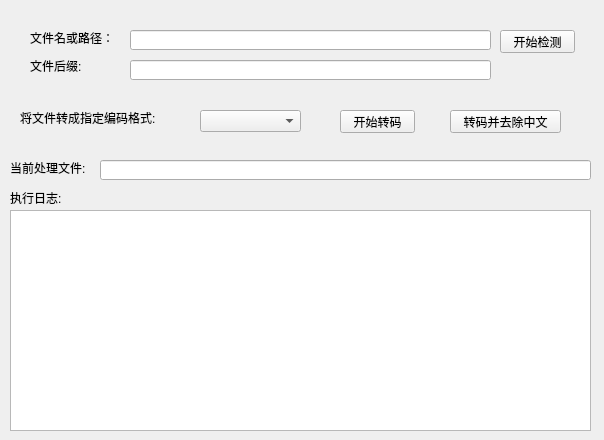
<?xml version="1.0" encoding="UTF-8"?>
<ui version="4.0">
 <class>file_encode_check</class>
 <widget class="QWidget" name="file_encode_check">
  <property name="geometry">
   <rect>
    <x>0</x>
    <y>0</y>
    <width>604</width>
    <height>440</height>
   </rect>
  </property>
  <property name="windowTitle">
   <string>Form</string>
  </property>
  <property name="styleSheet">
   <string notr="true"/>
  </property>
  <widget class="QLabel" name="label">
   <property name="geometry">
    <rect>
     <x>10</x>
     <y>190</y>
     <width>61</width>
     <height>16</height>
    </rect>
   </property>
   <property name="text">
    <string>执行日志:</string>
   </property>
  </widget>
  <widget class="QTextEdit" name="text_edit_result_log">
   <property name="geometry">
    <rect>
     <x>10</x>
     <y>210</y>
     <width>581</width>
     <height>221</height>
    </rect>
   </property>
  </widget>
  <widget class="QLabel" name="label_3">
   <property name="geometry">
    <rect>
     <x>10</x>
     <y>160</y>
     <width>91</width>
     <height>16</height>
    </rect>
   </property>
   <property name="text">
    <string>当前处理文件:</string>
   </property>
  </widget>
  <widget class="QLineEdit" name="line_edit_current_ctl">
   <property name="geometry">
    <rect>
     <x>100</x>
     <y>160</y>
     <width>491</width>
     <height>20</height>
    </rect>
   </property>
   <property name="readOnly">
    <bool>true</bool>
   </property>
  </widget>
  <widget class="QWidget" name="widget_check" native="true">
   <property name="geometry">
    <rect>
     <x>10</x>
     <y>20</y>
     <width>581</width>
     <height>71</height>
    </rect>
   </property>
   <property name="styleSheet">
    <string notr="true">QWidget [objectName=&quot;widget_check&quot;]  { border: 1px solid black; }</string>
   </property>
   <widget class="QPushButton" name="btn_start_check">
    <property name="geometry">
     <rect>
      <x>490</x>
      <y>10</y>
      <width>75</width>
      <height>23</height>
     </rect>
    </property>
    <property name="text">
     <string>开始检测</string>
    </property>
   </widget>
   <widget class="QLineEdit" name="line_edit_path">
    <property name="geometry">
     <rect>
      <x>120</x>
      <y>10</y>
      <width>361</width>
      <height>20</height>
     </rect>
    </property>
   </widget>
   <widget class="QLineEdit" name="line_edit_file_ext">
    <property name="geometry">
     <rect>
      <x>120</x>
      <y>40</y>
      <width>361</width>
      <height>20</height>
     </rect>
    </property>
   </widget>
   <widget class="QLabel" name="label_2">
    <property name="geometry">
     <rect>
      <x>20</x>
      <y>10</y>
      <width>91</width>
      <height>16</height>
     </rect>
    </property>
    <property name="text">
     <string>文件名或路径：</string>
    </property>
   </widget>
   <widget class="QLabel" name="label_4">
    <property name="geometry">
     <rect>
      <x>20</x>
      <y>40</y>
      <width>54</width>
      <height>12</height>
     </rect>
    </property>
    <property name="text">
     <string>文件后缀:</string>
    </property>
   </widget>
  </widget>
  <widget class="QWidget" name="widget_convert" native="true">
   <property name="geometry">
    <rect>
     <x>10</x>
     <y>100</y>
     <width>581</width>
     <height>41</height>
    </rect>
   </property>
   <property name="styleSheet">
    <string notr="true">QWidget [objectName=&quot;widget_convert&quot;]  { border: 1px solid black; }</string>
   </property>
   <widget class="QLabel" name="label_7">
    <property name="geometry">
     <rect>
      <x>10</x>
      <y>10</y>
      <width>151</width>
      <height>16</height>
     </rect>
    </property>
    <property name="text">
     <string>将文件转成指定编码格式:</string>
    </property>
   </widget>
   <widget class="QComboBox" name="combo_box_convert">
    <property name="geometry">
     <rect>
      <x>190</x>
      <y>10</y>
      <width>101</width>
      <height>22</height>
     </rect>
    </property>
   </widget>
   <widget class="QPushButton" name="btn_encode">
    <property name="geometry">
     <rect>
      <x>330</x>
      <y>10</y>
      <width>75</width>
      <height>23</height>
     </rect>
    </property>
    <property name="text">
     <string>开始转码</string>
    </property>
   </widget>
   <widget class="QPushButton" name="btn_delete_zh">
    <property name="geometry">
     <rect>
      <x>440</x>
      <y>10</y>
      <width>111</width>
      <height>23</height>
     </rect>
    </property>
    <property name="text">
     <string>转码并去除中文</string>
    </property>
   </widget>
  </widget>
 </widget>
 <resources/>
 <connections/>
</ui>
